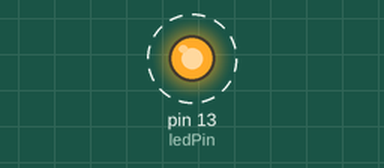
Simulated run of this sketch. Board: Arduino Uno, built with avr-gcc and run on an emulated ATmega328P. Parts: output pins drawn as LEDs (lit = HIGH). Dashed ring = blinking.

Above: at 0.5 s.
Timing chart, 0 to 4.6 s (numbered marks = the images above):
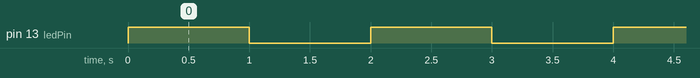

The sketch:

1108a.ino
```cpp
int ledPin = 13;
int delayTime = 1000;
int delayTime2 = 3000;
int count=0;


void setup()
{
      pinMode(ledPin,OUTPUT);

}

void loop()
{
      while(count<20)
      {
            digitalWrite(ledPin,HIGH);
            delay(delayTime);
            digitalWrite(ledPin,LOW);
            delay(delayTime);
            count++;
      }

}
```

Measured:
- by itself, pin 13 (ledPin): alternates HIGH for 1.0 s and LOW for 1.0 s, 40 changes in all, then stays LOW
